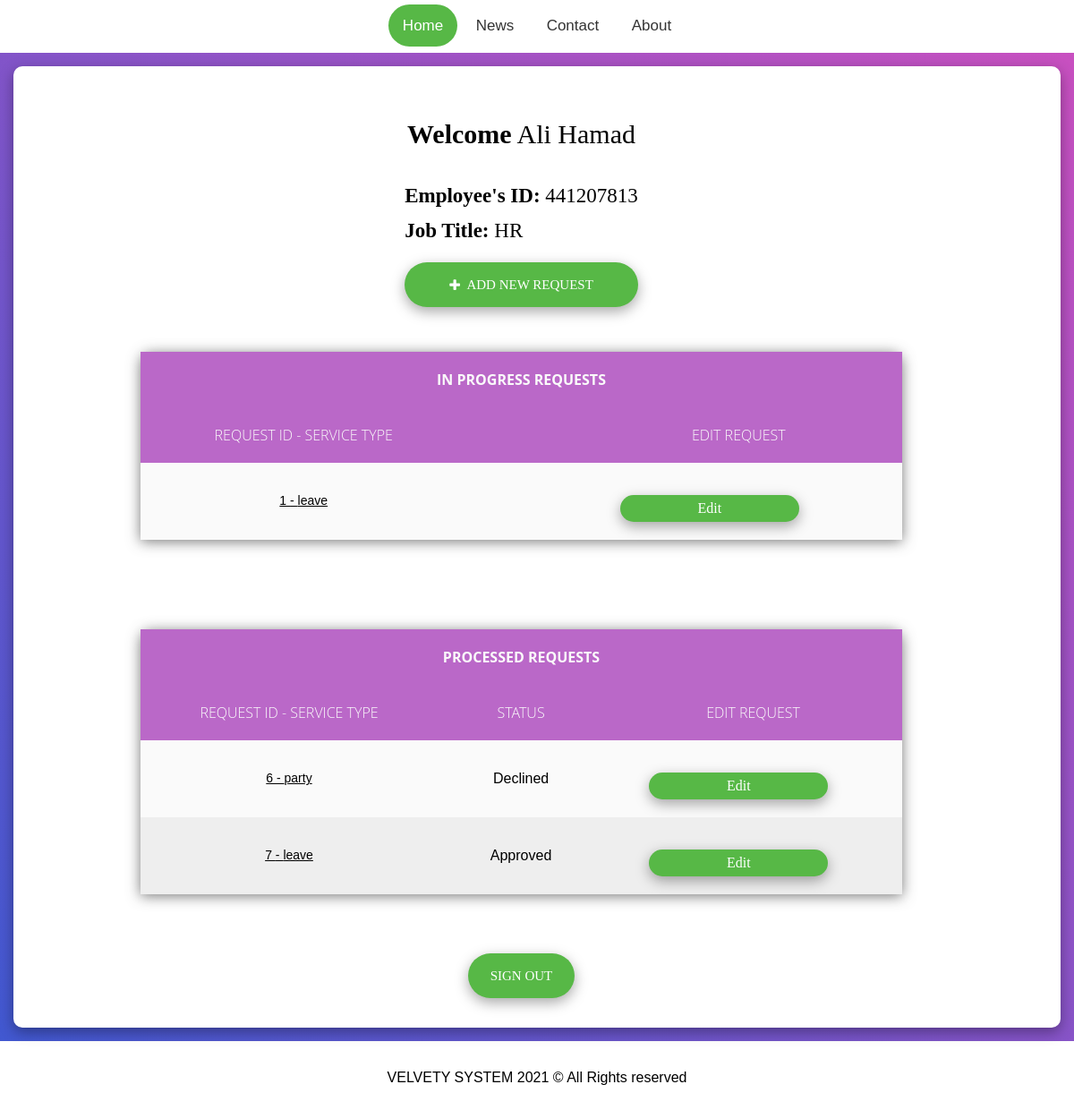
The page /EmployeeHomePage.php (signed in) on the database its author committed.
### tables this page shows
CREATE TABLE `employee` (
  `id` int(25) NOT NULL,
  `emp_number` int(50) NOT NULL,
  `first_name` varchar(50) NOT NULL,
  `last_name` varchar(50) NOT NULL,
  `job_title` varchar(50) NOT NULL,
  `password` varchar(100) NOT NULL
);

CREATE TABLE `request` (
  `id` int(100) NOT NULL,
  `emp_id` varchar(100) NOT NULL,
  `service_id` varchar(100) NOT NULL,
  `description` varchar(300) NOT NULL,
  `attachment1` varchar(100) NOT NULL,
  `attachment2` varchar(100) NOT NULL,
  `status` tinyint(1) NOT NULL DEFAULT '0' COMMENT '0=in progress,1=accepted, 2=Declined'
);

### EmployeeHomePage.php (the view, shortened to what this page needs)
<?php
 include "connection.php";
 $userid=$_SESSION['id'];
 $sql="SELECT * FROM employee WHERE id='$userid'";
 $query=mysqli_query($conn,$sql) or die(mysqli_error($conn));
 $r=mysqli_fetch_array($query);
?>
<!DOCTYPE html>
<html>
    <head>
        <link rel="stylesheet" type="text/css" href="css.css">
        <link rel="stylesheet" type="text/css" href="fonts/font-awesome-4.7.0/css/font-awesome.min.css">
    </head>
   <body>
    <div class="topnav">
      <a class="active" href="index.php">Home</a>
      <a href="#news">News</a>
      <a href="#contact">Contact</a>
      <a href="#about">About</a>
      </div>
     <div class="container-login">
     <div class="wrap-login">
   <div class="h1">
   <p style="font-family: Montserrat-Bold; font-size:30px; "><b>Welcome</b> <?=$r['first_name']?> <?=$r['last_name']?></p>
   <br>
   <p style="font-family: Montserrat-Bold; font-size:23px; text-align: left;">
       <b>Employee's ID:</b> <?=$r['emp_number']?>
       <br>
       <b>Job Title:</b> <?=$r['job_title']?>
    </p>
       <p><a class="button" href = "form.php"><i class="fa fas fa-plus"></i>&nbsp;&nbsp;Add New Request</a></p>
   </div>
    <?php
    include "connection.php";
    $msql="SELECT * FROM request WHERE emp_id='$userid' AND status=0";
    $q=mysqli_query($conn,$msql);
    $msql0="SELECT * FROM request WHERE emp_id='$userid' AND (status LIKE '2' OR status LIKE '1')";
    $q0=mysqli_query($conn,$msql0);
    ?>
    <table>
        <thead>
    <tr class="">
     <th colspan="3"><b>In progress Requests</b></th>
    </tr>
        <tr class="">
         <th>Request ID - Service type</th>
         <th></th>
         <th>Edit Request</th>
        </tr>
        </thead>
        <tbody>
        <?php
        while($rows=mysqli_fetch_assoc($q)){
            ?>
             <?php
                $type = $rows['service_id'];
                if(($type)==1){
                     $type ="leave";
                }else{
                    $type ="party";
                }
                ?>
            <tr class="">
             <td> <a href="information.php?bid=<?=$rows['id']?>" class="btn btn-info" role="button"><?=$rows['id']?> - <?=$type?></a></span></td>
             <td></td>
             <td><a   class="edit" href="edit-information.php?id=<?=$rows['id']?>"><span>Edit</span></a></td>
            </tr>
       <?php } ?>
        </tbody>
        </table>
            <br>
            <br>
        <table>
            <thead>
                <tr class="">
                <th colspan="3"><b>Processed Requests</b></th>
                </tr>
        <tr class="">
          <th>Request ID - Service type</th>
           <th>Status</th>
         <th>Edit Request</th>
        </tr>
           </thead>
           <tbody>
        <?php
        while($rows0=mysqli_fetch_assoc($q0)){
            ?>
            <tr class="">
                <?php
                $type = $rows0['service_id'];
                if(($type)==1){
                     $type ="leave";
                }else{
                    $type ="party";
                }
                ?>
             <td><a class="" href = "information.php?bid=<?=$rows0['id']?>"><span><?=$rows0['id']?> - <?=$type?></span></a></td>
             <?php
							   $status=$rows0['status'];
							   if(($status)==1){ ?>
							       <td>Approved</td>
							 <?php }
							   if(($status)==0){ ?>
							 <?php }
							 if(($status)==2){ ?>
							       <td>Declined</td>
							 <?php }
					   ?>
             <td><a class="edit" href="edit-information.php?id=<?=$rows0['id']?>"><span>Edit</span></a></td>
            </tr>
       <?php } ?>
           </tbody>
        </table>
        <p><a class="button" href = "logout.php">Sign Out</a></p>
                        </div>
                </div>
        <footer>
        <div class="credit"> VELVETY SYSTEM 2021 &copy; All Rights reserved</div>
        </footer>
    </body>
</html>

### css.css (style rules this page uses)
* { margin: 0px; padding: 0px; box-sizing: border-box; }
body, html { height: 100%; font-family: sans-serif; }
a { font-family: sans-serif; font-size: 14px; line-height: 1.7; color: black; margin: 0px; transition: all 0.4s; -webkit-transition: all 0.4s; -o-transition: all 0.4s; -moz-transition: all 0.4s; }
p { font-family: sans-serif; font-size: 18px; line-height: 1.7; color: black; margin: 0px; }
.container-login { width: 100%; min-height: 100vh; display: flex; flex-wrap: wrap; justify-content: center; align-items: center; padding: 15px; background: #9053c7; background: -webkit-linear-gradient(-135deg, #c850c0, #4158d0); background: -o-linear-gradient(-135deg, #c850c0, #4158d0); background: -moz-linear-gradient(-135deg, #c850c0, #4158d0); background: linear-gradient(-135deg, #c850c0, #4158d0); }
.wrap-login { width: auto; background: #fff; border-radius: 10px; overflow: hidden; display: flex; flex-wrap: wrap; justify-content:center; padding: 50px 130px 33px 95px; text-align: center; box-shadow: rgba(0, 0, 0, 0.35) 0px 5px 15px; }
.button , #submit { box-shadow: rgba(0, 0, 0, 0.35) 0px 5px 15px; font-family: Montserrat-Bold; margin-top: 1rem; display: inline-block; font-size: 1.3rem; color: white; background: #57b846; border-radius: 5rem; cursor: pointer; padding: 0.8rem 3rem; font-size: 15px; line-height: 1.5; color: #fff; text-transform: uppercase; width: 100%; height: 50px; border-radius: 25px; padding: 0 25px; display: flex; justify-content: center; align-items: center; text-decoration: none; }
footer { padding: 2rem; font-size: 1rem; text-align: center; }
.topnav { text-align: center; background-color: white; overflow: hidden; padding: 15px; }
.topnav a { border-radius: 5rem; color: #333333; text-align: center; padding: 14px 16px; text-decoration: none; font-size: 17px; }
.topnav a.active { background-color:#57b846; color: white; }
table { border-collapse: collapse; box-shadow: 0 2px 15px rgba(64,64,64,.7); border-radius: 12px 12px 0 0; margin: 50px auto; text-align: center; justify-content: center; width:90% }
td , th { padding: 20px 50px; text-align: center; }
th { background-color: #ba68c8; color: #fafafa; font-family: 'Open Sans',Sans-serif; font-weight: 200; text-transform: uppercase; }
tr { width: 100%; background-color: #fafafa; font-family: 'Montserrat', sans-serif; }
tr:nth-child(even) { background-color: #eeeeee; }
.h1 { font-family: Poppins-Bold; font-size: 20px; color: black; line-height: 1.2; padding-rigth: 54px; }

### EmployeeHomePage.php (style rules this page uses)
.edit { box-shadow: rgba(0, 0, 0, 0.35) 0px 5px 15px; font-family: Montserrat-Bold; margin-top: 1rem; display: inline-block; font-size: 1rem; color: white; background: #57b846; border-radius: 5rem; cursor: pointer; padding: 0.8rem 2rem; line-height: 1.5; height: 30px; width: 200px; border-radius: 25px; padding: 0 25px; display: flex; justify-content: center; align-items: center; text-decoration: none; }

### rows shown on the page
employee: first_name "Ali", last_name "Hamad", emp_number "441207813", job_title "HR"
request: id "1", service "leave"
request: id "6", service "party", status "Declined"
request: id "7", service "leave", status "Approved"
